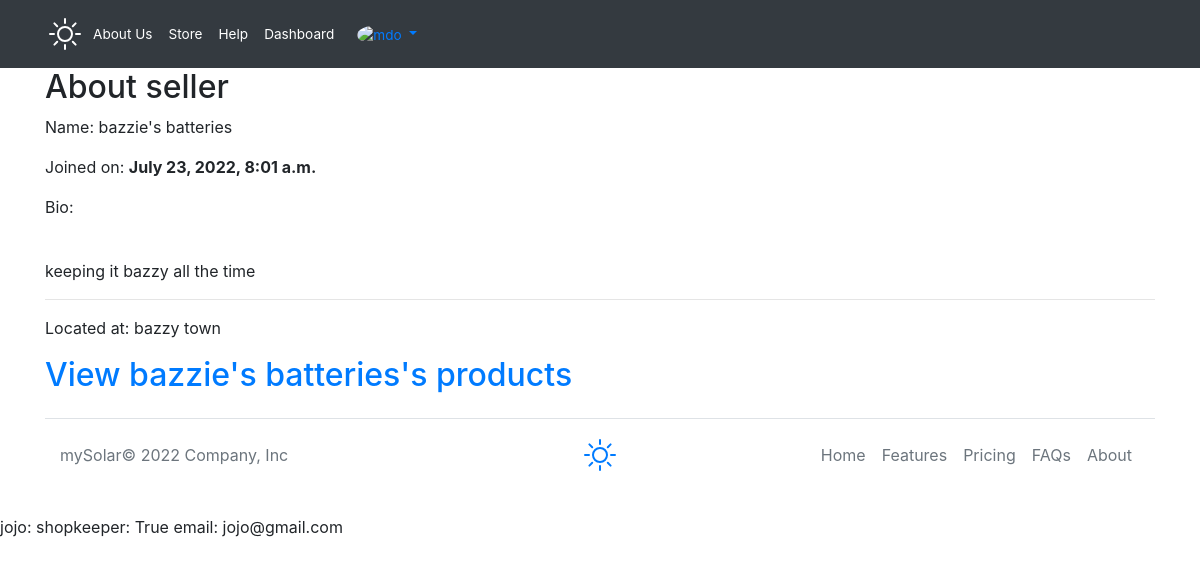
The app's page /sellerInfo2 (signed in) with its own data.
### mySolarApp/models.py (models this page shows)
class Profile(models.Model):
    shopkeeper = models.OneToOneField(
        User, on_delete=models.CASCADE, related_name="user_profile")
    name = models.CharField(max_length=64, unique=True)
    businessEmail = models.EmailField(unique=True)
    businessNumber = models.CharField(max_length=13)
    bio = models.CharField(max_length=1000)
    location = models.CharField(max_length=128)
    how_active = models.IntegerField()
    identification = models.CharField(max_length=13)

class User(AbstractUser):
    beSellerFormSubmitted = models.BooleanField(default=False)
    is_shopkeeper = models.BooleanField(default=False)
    REQUIRED_FIELDS = ['email']
    def __str__(self):
        return f'{self.username}: shopkeeper: {self.is_shopkeeper} email: {self.email}'

### mySolarApp/views.py (the view)
# urls.py: path("sellerInfo<int:seller_id>",
def sellerInfo(request, seller_id):
    seller = get_object_or_404(Profile, pk=seller_id)
    context = {
        "seller": seller,
    }
    return render(request, "mySolar/seller.html", context)

### mySolarApp/templates/mySolar/seller.html (shortened to what this page needs)
{% extends 'mySolar/layout.html' %}  {% block body %}
<h2>About seller</h2>
<p>Name: {{seller.name}}</p>
<p>Joined on: <b>{{seller.shopkeeper.date_joined}}</b></p>
<p>Bio:</p>
<br />
<p>{{ seller.bio }}</p>
<hr />
<p>Located at: {{seller.location}}</p>
<h2>
  <a href="{% url 'sellerProducts' seller.pk %}">View {{seller.name}}'s products</a>
</h2>
{% endblock %}

### mySolarApp/templates/mySolar/layout.html (shortened to what this page needs)
<!DOCTYPE html>
<html>
<head>
  {% load static %}
  <link href="{% static 'mySolar/bootstrap.min.css' %}" rel="stylesheet" />
  <link rel="stylesheet" href="{% static 'mySolar/index.css' %}" />
</head>
<body>
  {% if request.user.is_authenticated == False %}
  <header id="UNAUTHORIZED" class="p-3 bg-dark text-white">
    <div class="container text-small">
      <div class="d-flex flex-wrap align-items-center justify-content-center justify-content-lg-start">
        <a href="/" class="d-flex align-items-center mb-2 mb-lg-0 text-white text-decoration-none">
          <svg xmlns="http://www.w3.org/2000/svg" class="bi me-2" width="40" height="32" role="img" aria-label="mySolar"
            fill="currentColor" class="bi bi-brightness-high" viewBox="0 0 16 16">
            <path
              d="M8 11a3 3 0 1 1 0-6 3 3 0 0 1 0 6zm0 1a4 4 0 1 0 0-8 4 4 0 0 0 0 8zM8 0a.5.5 0 0 1 .5.5v2a.5.5 0 0 1-1 0v-2A.5.5 0 0 1 8 0zm0 13a.5.5 0 0 1 .5.5v2a.5.5 0 0 1-1 0v-2A.5.5 0 0 1 8 13zm8-5a.5.5 0 0 1-.5.5h-2a.5.5 0 0 1 0-1h2a.5.5 0 0 1 .5.5zM3 8a.5.5 0 0 1-.5.5h-2a.5.5 0 0 1 0-1h2A.5.5 0 0 1 3 8zm10.657-5.657a.5.5 0 0 1 0 .707l-1.414 1.415a.5.5 0 1 1-.707-.708l1.414-1.414a.5.5 0 0 1 .707 0zm-9.193 9.193a.5.5 0 0 1 0 .707L3.05 13.657a.5.5 0 0 1-.707-.707l1.414-1.414a.5.5 0 0 1 .707 0zm9.193 2.121a.5.5 0 0 1-.707 0l-1.414-1.414a.5.5 0 0 1 .707-.707l1.414 1.414a.5.5 0 0 1 0 .707zM4.464 4.465a.5.5 0 0 1-.707 0L2.343 3.05a.5.5 0 1 1 .707-.707l1.414 1.414a.5.5 0 0 1 0 .708z" />
          </svg>
        </a>
        <ul class="nav col-12 col-lg-auto me-lg-auto mb-2 justify-content-center mb-md-0">
          <li>
            <a href="{% url 'about' %}" class="nav-link px-2 text-white">About Us</a>
          </li>
          <li>
            <a href="{% url 'shop' %}" class="nav-link px-2 text-white">Store</a>
          </li>
          <li>
            <a href="{% url 'help' %}" class="nav-link px-2 text-white">Help</a>
          </li>
          <li><a href="#" class="nav-link px-2 text-white">Cart</a></li>
        </ul>
        <div class="text-end">
          <a href="{% url 'login' %}"><button type="button" class="btn btn-outline-light me-2">
              Login
            </button></a>
          <a href="{% url 'register' %}"><button type="button" class="btn btn-warning">Sign-up</button></a>
        </div>
      </div>
    </div>
  </header>
  {% else %}
  <header id="AUTHORIZED_SELLER" class="p-3 bg-dark text-white">
    <div class="container text-small">
      <div class="d-flex flex-wrap align-items-center justify-content-center justify-content-lg-start">
        <a href="/" class="d-flex align-items-center mb-2 mb-lg-0 text-white text-decoration-none">
        </a>
        <ul class="nav col-12 col-lg-auto me-lg-auto mb-2 justify-content-center mb-md-0">
          <li>
            <a href="{% url 'about' %}" class="nav-link px-2 text-white">About Us</a>
          </li>
          <li>
            <a href="{% url 'shop' %}" class="nav-link px-2 text-white">Store</a>
          </li>
          <li>
            <a href="{% url 'help' %}" class="nav-link px-2 text-white">Help</a>
          </li>
          <li>
            <a href="{% url 'sellerDash' %}" class="nav-link px-2 text-white">Dashboard</a>
          </li>
        </ul>
        <div class="dropdown text-end">
          <a href="#" class="d-block link-light text-decoration-none dropdown-toggle" id="dropdownUser1"
            data-bs-toggle="dropdown" aria-expanded="false">
            <img src="https://github.com/mdo.png" alt="mdo" width="32" height="32" class="rounded-circle" />
          </a>
        </div>
      </div>
    </div>
  </header>
  {% endif %}
  <main class="container">{% block body %} {% endblock %}</main>
</body>
<div class="container">
  <footer class="d-flex flex-wrap justify-content-between align-items-center py-3 my-4 border-top">
    <p class="col-md-4 mb-0 text-muted">mySolar© 2022 Company, Inc</p>
    <a href="/"
      class="col-md-4 d-flex align-items-center justify-content-center mb-3 mb-md-0 me-md-auto link-dark text-decoration-none">
    </a>
    <ul class="nav col-md-4 justify-content-end">
      <li class="nav-item">
        <a href="/" class="nav-link px-2 text-muted">Home</a>
      </li>
      <li class="nav-item">
        <a href="#" class="nav-link px-2 text-muted">Features</a>
      </li>
      <li class="nav-item">
        <a href="#" class="nav-link px-2 text-muted">Pricing</a>
      </li>
      <li class="nav-item">
        <a href="{% url 'help' %}" class="nav-link px-2 text-muted">FAQs</a>
      </li>
      <li class="nav-item">
        <a href="{% url 'about' %}" class="nav-link px-2 text-muted">About</a>
      </li>
    </ul>
  </footer>
</div>
{{ request.user }}
</html>

### mySolarApp/static/mySolar/index.css (style rules this page uses)
* { box-sizing: border-box; }
.text-small { font-size: 85%; }
.dropdown-toggle { outline: 0; }

### records on screen
Profile: name "bazzie's batteries", shopkeeper.date_joined "July 23, 2022, 8:01 a.m.", bio "keeping it bazzy all the time", location "bazzy town"
User: user "jojo: shopkeeper: True email: jojo@gmail.com"
